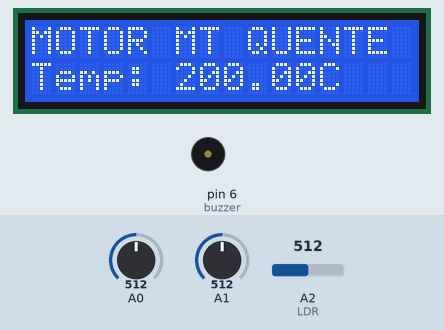
The sketch below on a simulated Arduino Uno, built with avr-gcc and run on an emulated ATmega328P. Shown: 16×2 character LCD, buzzer (waves = sounding). Inputs (shaded band) come from the test bench; at power-on: A0 = 512, A1 = 512, A2 (LDR) = 512. What the sketch prints to the serial monitor is not drawn.

Above: at 1.2 s.
1.3 s: A0 set to 122
At 3.0 s:
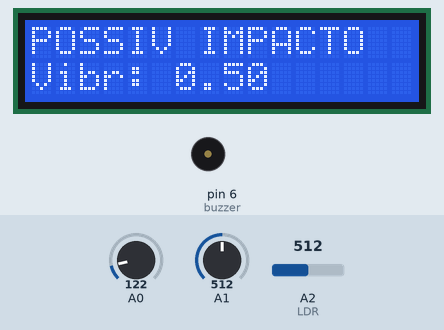
7.4 s: A1 set to 316
At 9.2 s:
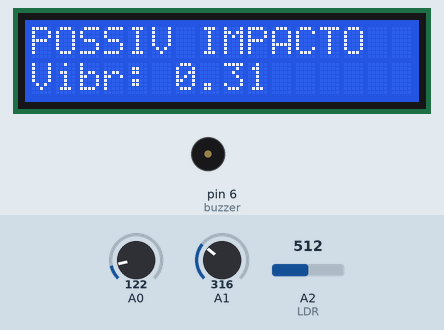
10.2 s: A1 set to 290
At 10.9 s:
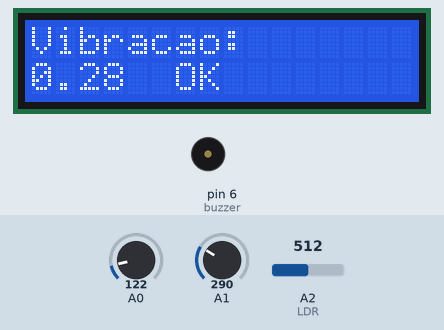
16.3 s: A1 set to 1023
At 18.0 s:
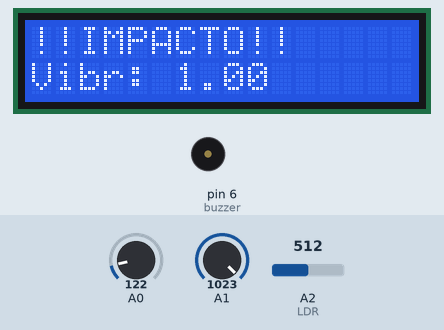
21.9 s: A1 set to 1010
At 24.1 s:
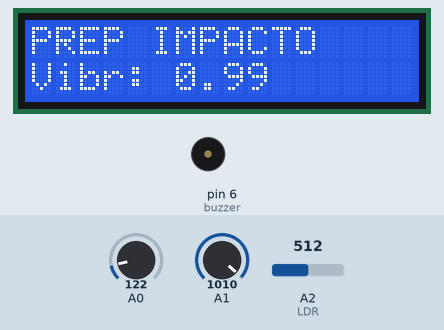
Timing chart, 0 to 31.8 s (numbered marks = the images above; inputs shaded):
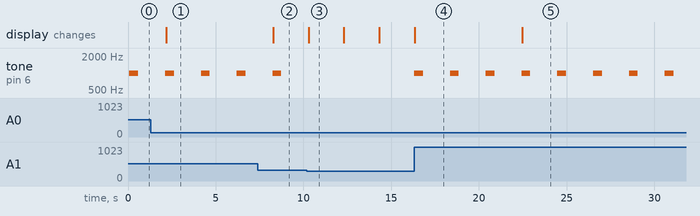

The sketch:

tinkercad_capsuleguard.ino
```cpp
#include <LiquidCrystal.h>

LiquidCrystal lcd(7, 8, 9, 10, 11, 12);
float luz_ant = 9999.00;

void setup() {
  Serial.begin(9600);
  lcd.begin(16, 2);
  pinMode(6, OUTPUT); // buzzer
}

void loop() {
  // leitura dos sensores
  float vibracao    = analogRead(A1) / 1023.00;
  float tensao      = analogRead(A0) * 5.0 / 1024.0;
  float temperatura = (tensao - 0.5) * 100.0;
  float luz         = analogRead(A2); // LDR em A2 para nao conflitar com TMP36

  bool alerta = false;
  String msgLinha1 = "";
  String msgLinha2 = "";

  // --- VIBRACAO ---
  if (vibracao == 1.0) {
    Serial.println("IMPACTO DETECTADO: " + String(vibracao));
    msgLinha1 = "!!IMPACTO!!";
    msgLinha2 = "Vibr: " + String(vibracao);
    alerta = true;
  } else if (vibracao >= 0.6) {
    Serial.println("PREPARAR PARA IMPACTO: " + String(vibracao));
    msgLinha1 = "PREP IMPACTO";
    msgLinha2 = "Vibr: " + String(vibracao);
    alerta = true;
  } else if (vibracao >= 0.3) {
    Serial.println("POSSIVEL IMPACTO: " + String(vibracao));
    msgLinha1 = "POSSIV IMPACTO";
    msgLinha2 = "Vibr: " + String(vibracao);
    alerta = true;
  }

  // --- TEMPERATURA ---
  if (temperatura >= 25) {
    Serial.println("MOTORES MUITO QUENTES: " + String(temperatura));
    msgLinha1 = "MOTOR MT QUENTE";
    msgLinha2 = "Temp: " + String(temperatura) + "C";
    alerta = true;
  } else if (temperatura >= 24.5) {
    Serial.println("MOTORES AQUECENDO: " + String(temperatura));
    msgLinha1 = "MOTOR AQUECENDO";
    msgLinha2 = "Temp: " + String(temperatura) + "C";
    alerta = true;
  }

  // --- LUMINOSIDADE ---
  if (luz <= 100) {
    Serial.println("LADO ESCURO DA ORBITA: " + String(luz));
  } else if (luz < 200 && luz < luz_ant) {
    Serial.println("ENTRANDO NO LADO ESCURO: " + String(luz));
  } else if (luz < 200 && luz > luz_ant) {
    Serial.println("SAINDO DO LADO ESCURO: " + String(luz));
  } else {
    Serial.println("LADO CLARO DA ORBITA: " + String(luz));
  }
  luz_ant = luz;

  // --- BUZZER ---
  if (vibracao >= 0.3) {
    tone(6, 1000, 500); // 1000Hz por 500ms
  } else {
    noTone(6);
  }

  // --- DISPLAY ---
  lcd.clear();
  if (alerta) {
    lcd.setCursor(0, 0);
    lcd.print(msgLinha1);
    lcd.setCursor(0, 1);
    lcd.print(msgLinha2);
  } else {
    int tela = (millis() / 2000) % 3; // alterna a cada 2 segundos
    if (tela == 0) {
      lcd.setCursor(0, 0);
      lcd.print("Temperatura:");
      lcd.setCursor(0, 1);
      lcd.print(String(temperatura) + " C  OK");
    } else if (tela == 1) {
      lcd.setCursor(0, 0);
      lcd.print("Luminosidade:");
      lcd.setCursor(0, 1);
      lcd.print(String(luz) + "  OK");
    } else {
      lcd.setCursor(0, 0);
      lcd.print("Vibracao:");
      lcd.setCursor(0, 1);
      lcd.print(String(vibracao) + "  OK");
    }
  }

  Serial.println("============================================");
  delay(2000);
}
```

Measured:
- the behaviour switches between 307 and 306 on A1 (found by bisection; images 2 and 3)
- the behaviour switches between 1023 and 1022 on A1 (found by bisection; images 4 and 5)
- after the input at 1.3 s, the display: changes after 0.87 s (image 1)
- after the input at 7.4 s, the display: changes after 0.88 s (image 2)
- after the input at 10.2 s, tone on pin 6 (buzzer): stops changing and stays silent; the display: changes after 0.09 s (image 3)
- after the input at 16.3 s, tone on pin 6 (buzzer): alternates 1000 Hz for 0.50 s and silent for 1.5 s, starting at once; the display: changes after 0.05 s (image 4)
- after the input at 21.9 s, the display: changes after 0.57 s (image 5)
- by itself, tone on pin 6 (buzzer): alternates 1000 Hz for 0.50 s and silent for 1.5 s
